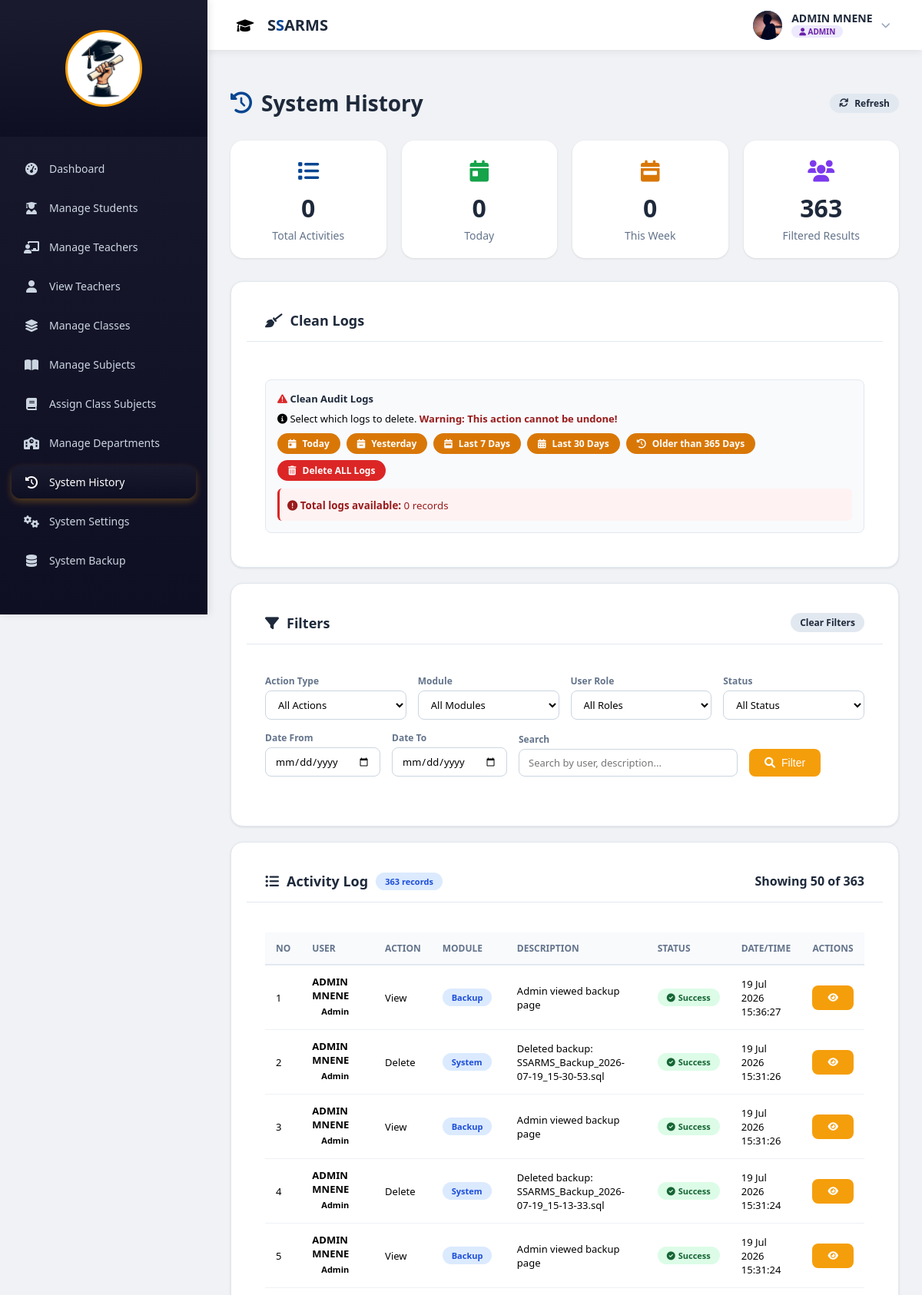
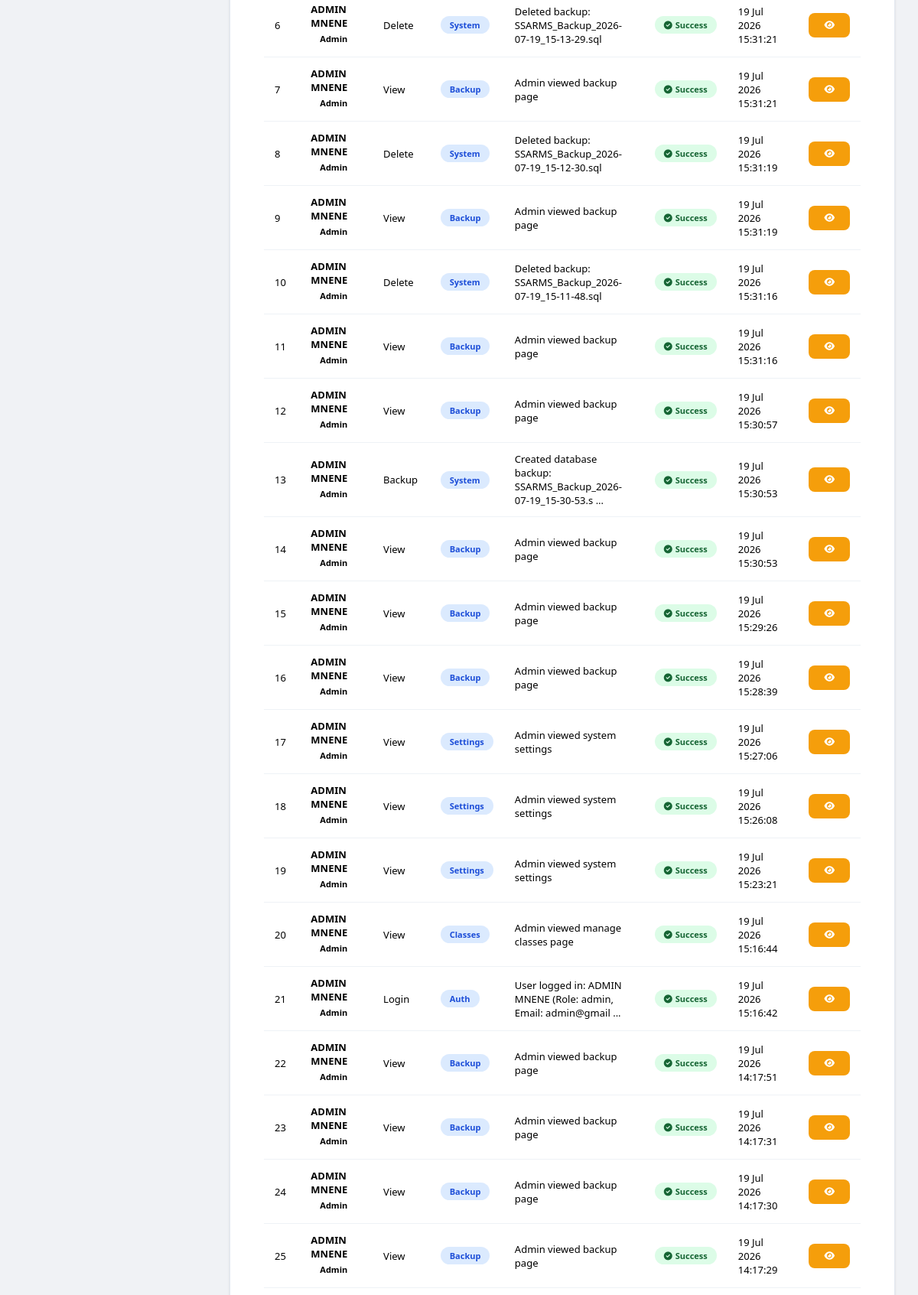
The page /admin/system_history.php (signed in, upper part) on the database its author committed (2 pictures, top to bottom).
### tables this page shows
CREATE TABLE `audit_logs` (
  `audit_id` int(11) NOT NULL AUTO_INCREMENT,
  `user_id` int(11) DEFAULT NULL,
  `user_name` varchar(100) NOT NULL,
  `user_role` varchar(50) NOT NULL,
  `action_type` varchar(50) NOT NULL,
  `module` varchar(50) NOT NULL,
  `action_description` text NOT NULL,
  `status` varchar(20) DEFAULT 'success',
  `ip_address` varchar(45) DEFAULT NULL,
  `user_agent` text DEFAULT NULL,
  `affected_id` int(11) DEFAULT NULL,
  `affected_table` varchar(100) DEFAULT NULL,
  `old_values` longtext DEFAULT NULL CHECK (json_valid(`old_values`)),
  `new_values` longtext DEFAULT NULL CHECK (json_valid(`new_values`)),
  `created_at` timestamp NULL DEFAULT current_timestamp(),
  PRIMARY KEY (`audit_id`),
  KEY `idx_user_id` (`user_id`),
  KEY `idx_user_role` (`user_role`),
  KEY `idx_action_type` (`action_type`),
  KEY `idx_module` (`module`),
  KEY `idx_created_at` (`created_at`),
  KEY `idx_status` (`status`)
);

### admin/system_history.php (the view, shortened to what this page needs)
<?php
include '../db.php';
$audit_loaded = false;
if (!$audit_loaded) {
    function getAuditLogs($limit = 50, $offset = 0, $filters = []) {
        global $conn;
        return mysqli_query($conn, "SELECT * FROM audit_logs ORDER BY created_at DESC LIMIT $limit OFFSET $offset");
    }
    function getAuditLogCount($filters = []) {
        global $conn;
        $result = mysqli_query($conn, "SELECT COUNT(*) as total FROM audit_logs");
        $row = mysqli_fetch_assoc($result);
        return $row['total'] ?? 0;
    }
    function getAuditSummary() {
        return ['total' => 0, 'today' => 0, 'week' => 0, 'month' => 0, 'top_actions' => [], 'top_modules' => [], 'user_activity' => []];
    }
}
$page = isset($_GET['page']) ? (int)$_GET['page'] : 1;
$limit = isset($_GET['limit']) ? (int)$_GET['limit'] : 50;
$offset = ($page - 1) * $limit;
$filters = [
    'action_type' => isset($_GET['action_type']) ? $_GET['action_type'] : '',
    'module' => isset($_GET['module']) ? $_GET['module'] : '',
    'user_role' => isset($_GET['user_role']) ? $_GET['user_role'] : '',
    'status' => isset($_GET['status']) ? $_GET['status'] : '',
    'date_from' => isset($_GET['date_from']) ? $_GET['date_from'] : '',
    'date_to' => isset($_GET['date_to']) ? $_GET['date_to'] : '',
    'search' => isset($_GET['search']) ? $_GET['search'] : ''
];
$filters = array_filter($filters);
$logs = getAuditLogs($limit, $offset, $filters);
$total_logs = getAuditLogCount($filters);
$summary = getAuditSummary();
?>
<!DOCTYPE html>
<html lang="en">
<head>
    <link rel="stylesheet" href="https://cdnjs.cloudflare.com/ajax/libs/font-awesome/6.0.0/css/all.min.css">
</head>
<body>
<?php include 'admin_sidebar.php'; ?>
<?php include '../auth/topbar.php'; ?>
<div class="main">
    <div class="page-header">
        <h1><i class="fas fa-history"></i> System History</h1>
        <div>
            <a href="system_history.php" class="btn btn-secondary btn-sm">
                <i class="fas fa-sync"></i> Refresh
            </a>
        </div>
    </div>
    <div class="stats-grid">
        <div class="stat-card">
            <div class="icon"><i class="fas fa-list" style="color:#074591;"></i></div>
            <div class="number"><?= number_format($summary['total'] ?? 0) ?></div>
            <div class="label">Total Activities</div>
        </div>
        <div class="stat-card">
            <div class="icon"><i class="fas fa-calendar-day" style="color:#16a34a;"></i></div>
            <div class="number"><?= number_format($summary['today'] ?? 0) ?></div>
            <div class="label">Today</div>
        </div>
        <div class="stat-card">
            <div class="icon"><i class="fas fa-calendar-week" style="color:#d97706;"></i></div>
            <div class="number"><?= number_format($summary['week'] ?? 0) ?></div>
            <div class="label">This Week</div>
        </div>
        <div class="stat-card">
            <div class="icon"><i class="fas fa-users" style="color:#7c3aed;"></i></div>
            <div class="number"><?= number_format($total_logs) ?></div>
            <div class="label">Filtered Results</div>
        </div>
    </div>
    <div class="card">
        <div class="card-header">
            <h2><i class="fas fa-broom"></i> Clean Logs</h2>
        </div>
        <div class="card-body">
            <div class="clean-section">
                <div class="title"><i class="fas fa-exclamation-triangle"></i> Clean Audit Logs</div>
                <p class="text-muted" style="font-size: 13px; margin-bottom: 10px;">
                    <i class="fas fa-info-circle"></i> Select which logs to delete. <span style="color: #991b1b; font-weight: 600;">Warning: This action cannot be undone!</span>
                </p>
                <div class="clean-options">
                    <a href="?clean=today" class="btn btn-warning btn-sm" onclick="return confirm('Delete ALL logs from today?')">
                        <i class="fas fa-calendar-day"></i> Today
                    </a>
                    <a href="?clean=yesterday" class="btn btn-warning btn-sm" onclick="return confirm('Delete ALL logs from yesterday?')">
                        <i class="fas fa-calendar-minus"></i> Yesterday
                    </a>
                    <a href="?clean=week" class="btn btn-warning btn-sm" onclick="return confirm('Delete ALL logs from the last 7 days?')">
                        <i class="fas fa-calendar-week"></i> Last 7 Days
                    </a>
                    <a href="?clean=month" class="btn btn-warning btn-sm" onclick="return confirm('Delete ALL logs from the last 30 days?')">
                        <i class="fas fa-calendar-alt"></i> Last 30 Days
                    </a>
                    <a href="?clean=old&days=365" class="btn btn-warning btn-sm" onclick="return confirm('Delete logs older than 365 days?')">
                        <i class="fas fa-history"></i> Older than 365 Days
                    </a>
                    <a href="?clean=all&confirm=yes" class="btn btn-danger btn-sm" onclick="return confirm('⚠️ DELETE ALL LOGS? This will permanently remove ALL audit records! Are you sure?')">
                        <i class="fas fa-trash-alt"></i> Delete ALL Logs
                    </a>
                </div>
                <div style="margin-top: 10px; padding: 10px; background: #fef2f2; border-radius: 6px; border-left: 3px solid #dc2626;">
                    <small style="color: #991b1b;">
                        <i class="fas fa-exclamation-circle"></i>
                        <strong>Total logs available:</strong> <?= number_format($summary['total'] ?? 0) ?> records
                    </small>
                </div>
            </div>
        </div>
    </div>
    <div class="card">
        <div class="card-header">
            <h2><i class="fas fa-filter"></i> Filters</h2>
            <a href="system_history.php" class="btn btn-secondary btn-sm">Clear Filters</a>
        </div>
        <div class="card-body">
            <form method="GET" class="filter-form">
                <div class="filter-group">
                    <label>Action Type</label>
                    <select name="action_type">
                        <option value="">All Actions</option>
                    </select>
                </div>
                <div class="filter-group">
                    <label>Module</label>
                    <select name="module">
                        <option value="">All Modules</option>
                    </select>
                </div>
                <div class="filter-group">
                    <label>User Role</label>
                    <select name="user_role">
                        <option value="">All Roles</option>
                    </select>
                </div>
                <div class="filter-group">
                    <label>Status</label>
                    <select name="status">
                        <option value="">All Status</option>
                    </select>
                </div>
                <div class="filter-group">
                    <label>Date From</label>
                    <input type="date" name="date_from" value="<?= htmlspecialchars($_GET['date_from'] ?? '') ?>">
                </div>
                <div class="filter-group">
                    <label>Date To</label>
                    <input type="date" name="date_to" value="<?= htmlspecialchars($_GET['date_to'] ?? '') ?>">
                </div>
                <div class="filter-group" style="flex: 2;">
                    <label>Search</label>
                    <input type="text" name="search" placeholder="Search by user, description..." value="<?= htmlspecialchars($_GET['search'] ?? '') ?>">
                </div>
                <div class="filter-group" style="flex: 0 0 auto;">
                    <button type="submit" class="btn btn-primary">
                        <i class="fas fa-search"></i> Filter
                    </button>
                </div>
            </form>
        </div>
    </div>
    <div class="card">
        <div class="card-header">
            <h2>
                <i class="fas fa-list-ul"></i> Activity Log
                <span class="badge badge-info"><?= number_format($total_logs) ?> records</span>
            </h2>
            <div>
                <span class="text-muted">Showing <?= min($limit, $total_logs - $offset) ?> of <?= number_format($total_logs) ?></span>
            </div>
        </div>
        <div class="card-body">
            <div class="table-responsive">
                <table>
                    <thead>
                        <tr>
                            <th>No</th>
                            <th>User</th>
                            <th>Action</th>
                            <th>Module</th>
                            <th>Description</th>
                            <th>Status</th>
                            <th>Date/Time</th>
                            <th>Actions</th>
                        </tr>
                    </thead>
                    <tbody>
                        <?php if($logs && mysqli_num_rows($logs) > 0): ?>
                            <?php
                            $counter = $offset + 1;
                            while($log = mysqli_fetch_assoc($logs)):
                                $role_badge = 'badge-info';
                                switch($log['user_role']) {
                                    case 'admin': $role_badge = 'badge-admin'; break;
                                }
                            ?>
                                <tr>
                                    <td><?= $counter++ ?></td>
                                    <td>
                                        <strong><?= htmlspecialchars($log['user_name']) ?></strong>
                                        <br>
                                        <span class="badge <?= $role_badge ?>"><?= ucfirst($log['user_role']) ?></span>
                                    </td>
                                    <td>
                                        <span style="font-weight: 500;"><?= ucfirst(str_replace('_', ' ', $log['action_type'])) ?></span>
                                    </td>
                                    <td>
                                        <span class="badge badge-info"><?= ucfirst($log['module']) ?></span>
                                    </td>
                                    <td style="max-width: 250px;">
                                        <span title="<?= htmlspecialchars($log['action_description']) ?>">
                                            <?= htmlspecialchars(substr($log['action_description'], 0, 60)) ?>
                                            <?= strlen($log['action_description']) > 60 ? '...' : '' ?>
                                        </span>
                                    </td>
                                    <td>
                                        <span class="badge <?= $log['status'] == 'success' ? 'badge-success' : ($log['status'] == 'failed' ? 'badge-danger' : 'badge-warning') ?>">
                                            <i class="fas <?= $log['status'] == 'success' ? 'fa-check-circle' : ($log['status'] == 'failed' ? 'fa-exclamation-circle' : 'fa-clock') ?>"></i>
                                            <?= ucfirst($log['status']) ?>
                                        </span>
                                    </td>
                                    <td>
                                        <?= date('d M Y', strtotime($log['created_at'])) ?>
                                        <br>
                                        <span class="text-muted"><?= date('H:i:s', strtotime($log['created_at'])) ?></span>
                                    </td>
                                    <td>
                                        <button class="btn btn-primary btn-sm" onclick="viewDetails(<?= htmlspecialchars(json_encode($log)) ?>)">
                                            <i class="fas fa-eye"></i>
                                        </button>
                                    </td>
                                </tr>
                            <?php endwhile; ?>
                        <?php endif; ?>
                    </tbody>
                </table>
            </div>
        </div>
    </div>
</div>
</body>
</html>

### rows shown on the page
audit_logs: user_name "ADMIN MNENE", user_role "Admin", action_type "View", module "Backup", action_description "Admin viewed backup page", status "Success", created_at "19 Jul 2026", created_at "15:36:27"
audit_logs: user_name "ADMIN MNENE", user_role "Admin", action_type "Delete", module "System", action_description "Deleted backup: SSARMS_Backup_2026-07-19_15-30-53.sql", status "Success", created_at "19 Jul 2026", created_at "15:31:26"
audit_logs: user_name "ADMIN MNENE", user_role "Admin", action_type "View", module "Backup", action_description "Admin viewed backup page", status "Success", created_at "19 Jul 2026", created_at "15:31:26"
audit_logs: user_name "ADMIN MNENE", user_role "Admin", action_type "Delete", module "System", action_description "Deleted backup: SSARMS_Backup_2026-07-19_15-13-33.sql", status "Success", created_at "19 Jul 2026", created_at "15:31:24"
audit_logs: user_name "ADMIN MNENE", user_role "Admin", action_type "View", module "Backup", action_description "Admin viewed backup page", status "Success", created_at "19 Jul 2026", created_at "15:31:24"
audit_logs: user_name "ADMIN MNENE", user_role "Admin", action_type "Delete", module "System", action_description "Deleted backup: SSARMS_Backup_2026-07-19_15-13-29.sql", status "Success", created_at "19 Jul 2026", created_at "15:31:21"
audit_logs: user_name "ADMIN MNENE", user_role "Admin", action_type "View", module "Backup", action_description "Admin viewed backup page", status "Success", created_at "19 Jul 2026", created_at "15:31:21"
audit_logs: user_name "ADMIN MNENE", user_role "Admin", action_type "Delete", module "System", action_description "Deleted backup: SSARMS_Backup_2026-07-19_15-12-30.sql", status "Success", created_at "19 Jul 2026", created_at "15:31:19"
audit_logs: user_name "ADMIN MNENE", user_role "Admin", action_type "View", module "Backup", action_description "Admin viewed backup page", status "Success", created_at "19 Jul 2026", created_at "15:31:19"
audit_logs: user_name "ADMIN MNENE", user_role "Admin", action_type "Delete", module "System", action_description "Deleted backup: SSARMS_Backup_2026-07-19_15-11-48.sql", status "Success", created_at "19 Jul 2026", created_at "15:31:16"
audit_logs: user_name "ADMIN MNENE", user_role "Admin", action_type "View", module "Backup", action_description "Admin viewed backup page", status "Success", created_at "19 Jul 2026", created_at "15:31:16"
audit_logs: user_name "ADMIN MNENE", user_role "Admin", action_type "View", module "Backup", action_description "Admin viewed backup page", status "Success", created_at "19 Jul 2026", created_at "15:30:57"
audit_logs: user_name "ADMIN MNENE", user_role "Admin", action_type "Backup", module "System", action_description "Created database backup: SSARMS_Backup_2026-07-19_15-30-53.s", status "Success", created_at "19 Jul 2026", created_at "15:30:53"
audit_logs: user_name "ADMIN MNENE", user_role "Admin", action_type "View", module "Backup", action_description "Admin viewed backup page", status "Success", created_at "19 Jul 2026", created_at "15:30:53"
audit_logs: user_name "ADMIN MNENE", user_role "Admin", action_type "View", module "Backup", action_description "Admin viewed backup page", status "Success", created_at "19 Jul 2026", created_at "15:29:26"
audit_logs: user_name "ADMIN MNENE", user_role "Admin", action_type "View", module "Backup", action_description "Admin viewed backup page", status "Success", created_at "19 Jul 2026", created_at "15:28:39"
audit_logs: user_name "ADMIN MNENE", user_role "Admin", action_type "View", module "Settings", action_description "Admin viewed system settings", status "Success", created_at "19 Jul 2026", created_at "15:27:06"
audit_logs: user_name "ADMIN MNENE", user_role "Admin", action_type "View", module "Settings", action_description "Admin viewed system settings", status "Success", created_at "19 Jul 2026", created_at "15:26:08"
audit_logs: user_name "ADMIN MNENE", user_role "Admin", action_type "View", module "Settings", action_description "Admin viewed system settings", status "Success", created_at "19 Jul 2026", created_at "15:23:21"
audit_logs: user_name "ADMIN MNENE", user_role "Admin", action_type "View", module "Classes", action_description "Admin viewed manage classes page", status "Success", created_at "19 Jul 2026", created_at "15:16:44"
audit_logs: user_name "ADMIN MNENE", user_role "Admin", action_type "Login", module "Auth", action_description "User logged in: ADMIN MNENE (Role: admin, Email: admin@gmail", status "Success", created_at "19 Jul 2026", created_at "15:16:42"
audit_logs: user_name "ADMIN MNENE", user_role "Admin", action_type "View", module "Backup", action_description "Admin viewed backup page", status "Success", created_at "19 Jul 2026", created_at "14:17:51"
audit_logs: user_name "ADMIN MNENE", user_role "Admin", action_type "View", module "Backup", action_description "Admin viewed backup page", status "Success", created_at "19 Jul 2026", created_at "14:17:31"
audit_logs: user_name "ADMIN MNENE", user_role "Admin", action_type "View", module "Backup", action_description "Admin viewed backup page", status "Success", created_at "19 Jul 2026", created_at "14:17:30"
audit_logs: user_name "ADMIN MNENE", user_role "Admin", action_type "View", module "Backup", action_description "Admin viewed backup page", status "Success", created_at "19 Jul 2026", created_at "14:17:29"

### other values the page prints
$full_name "ADMIN MNENE"
$user_role "ADMIN"
$summary['total'] "0"
$summary['today'] "0"
$summary['week'] "0"
$total_logs "363"
min($limit, $total_logs - $offset) "50"
